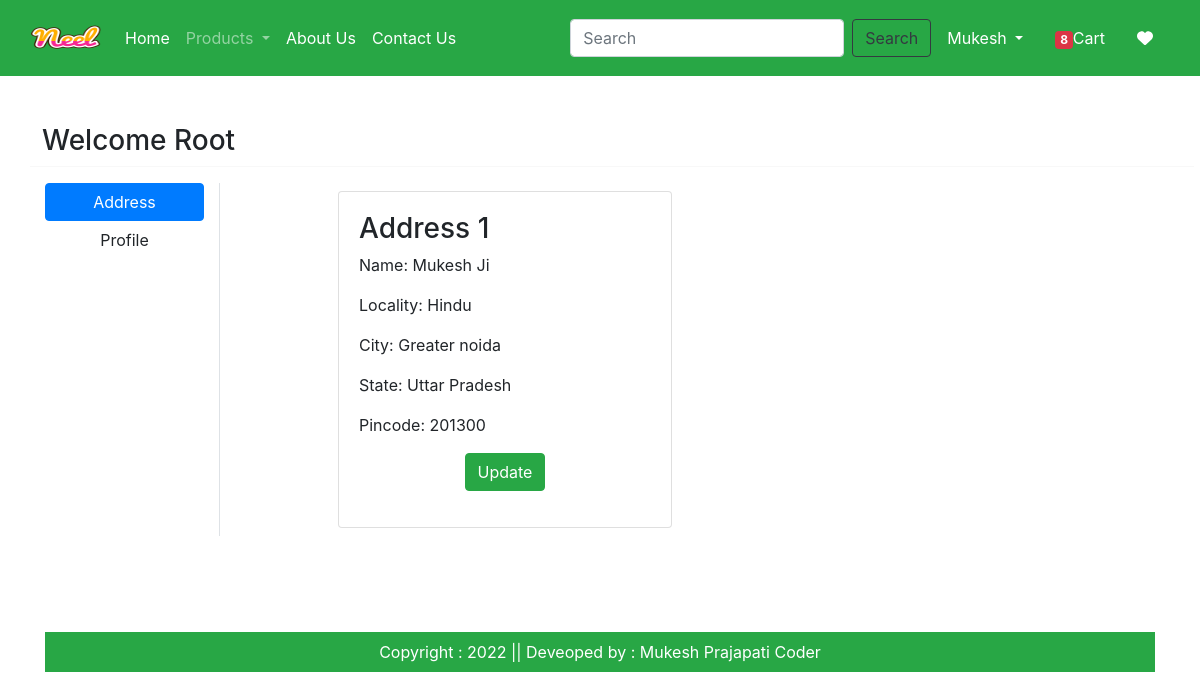
The page /address/ (signed in) on the database its author committed.
### app/models.py (models this page shows, shortened)
class Customer(models.Model):
    user = models.ForeignKey(User,on_delete=models.CASCADE)
    name = models.CharField(max_length=200)
    locality = models.CharField(max_length=200)
    city = models.CharField(max_length=50)
    mobile =models.IntegerField(default=0)
    state = models.CharField(choices=STATE_CHOICES, max_length=100)
    zipcode = models.IntegerField()

### app/views.py (the view)
# urls.py: path('address/',views.address, name='address'),
@login_required
def address(request):
    totalitem = 0
    wishitem=0
    if request.user.is_authenticated:
            totalitem = len(Cart.objects.filter(user=request.user))
            wishitem = len(Wishlist.objects.filter(user=request.user))
    add = Customer.objects.filter(user=request.user)
    return render(request,'app/address.html',locals())

### app/templates/app/address.html (shortened to what this page needs)
{% extends 'app/base.html' %}
{% load static %}
{% block main-content %}
<div class="container my-5">
    <div class="row">
        <h3>Welcome <span class="text-capitalize">{{request.user}}</h3>
        <hr>
    <div class="col-sm-2 border-end">
        <ul class="list-unstyled">
            <li class="d-grid"><a href="{% url 'address' %}" class="btn btn-primary">Address</a></li>
            <li class="d-grid"><a href="{% url 'profile' %}" class="btn ">Profile</a></li>
        </ul>
    </div>
    <div class="col-sm-8 offset-sm-1">
        <div class="row">
            {% for ad in add %}
                 <div class="col-sm-6">
                    <div class="card m-2">
                        <div class="card-body">
                            <h3>Address {{forloop.counter}}</h3>
                            <p>Name: {{ad.name}}</p>
                            <p>Locality: {{ad.locality}}</p>
                            <p>City: {{ad.city}}</p>
                            <p>State: {{ad.state}}</p>
                            <p>Pincode: {{ad.zipcode}}</p>
                            <p class="text-center "><a href="{% url 'updateAddress' pk=ad.id %}" type="button" class="btn btn-success">
                            Update</a></p>
                        </div>
                    </div>
                 </div>
            {% endfor %}
        </div>
    </div>
</div>
{% endblock main-content %}

### rows shown on the page
Customer: name "Mukesh Ji", locality "Hindu", city "Greater noida", state "Uttar Pradesh", zipcode "201300"

### other values the page prints
{{ totalitem }} "8"
{{ request.user }} "Root"
